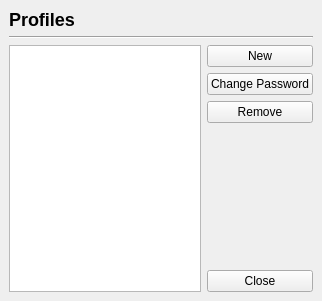
<ui version="4.0" >
 <class>profilesWindow</class>
 <widget class="QMainWindow" name="profilesWindow" >
  <property name="geometry" >
   <rect>
    <x>0</x>
    <y>0</y>
    <width>322</width>
    <height>301</height>
   </rect>
  </property>
  <property name="windowTitle" >
   <string>Profiles</string>
  </property>
  <property name="windowIcon" >
   <iconset>:/images/16x16/apps/jabbim.png</iconset>
  </property>
  <widget class="QWidget" name="centralwidget" >
   <layout class="QGridLayout" >
    <item row="0" column="0" colspan="2" >
     <widget class="QLabel" name="label" >
      <property name="text" >
       <string>&lt;h2>Profiles&lt;/h2></string>
      </property>
     </widget>
    </item>
    <item row="1" column="0" colspan="2" >
     <widget class="Line" name="line" >
      <property name="orientation" >
       <enum>Qt::Horizontal</enum>
      </property>
     </widget>
    </item>
    <item rowspan="5" row="2" column="0" >
     <widget class="QListWidget" name="profilesList" >
      <property name="iconSize" >
       <size>
        <width>22</width>
        <height>22</height>
       </size>
      </property>
     </widget>
    </item>
    <item row="2" column="1" >
     <widget class="QPushButton" name="newProfile" >
      <property name="text" >
       <string>New</string>
      </property>
     </widget>
    </item>
    <item row="3" column="1" >
     <widget class="QPushButton" name="changePassword" >
      <property name="text" >
       <string>Change Password</string>
      </property>
     </widget>
    </item>
    <item row="4" column="1" >
     <widget class="QPushButton" name="removeProfile" >
      <property name="text" >
       <string>Remove</string>
      </property>
     </widget>
    </item>
    <item row="5" column="1" >
     <spacer>
      <property name="orientation" >
       <enum>Qt::Vertical</enum>
      </property>
      <property name="sizeHint" >
       <size>
        <width>20</width>
        <height>141</height>
       </size>
      </property>
     </spacer>
    </item>
    <item row="6" column="1" >
     <widget class="QPushButton" name="pushButton" >
      <property name="text" >
       <string>Close</string>
      </property>
     </widget>
    </item>
   </layout>
  </widget>
 </widget>
 <resources/>
 <connections>
  <connection>
   <sender>pushButton</sender>
   <signal>clicked()</signal>
   <receiver>profilesWindow</receiver>
   <slot>close()</slot>
   <hints>
    <hint type="sourcelabel" >
     <x>293</x>
     <y>288</y>
    </hint>
    <hint type="destinationlabel" >
     <x>282</x>
     <y>218</y>
    </hint>
   </hints>
  </connection>
 </connections>
</ui>
